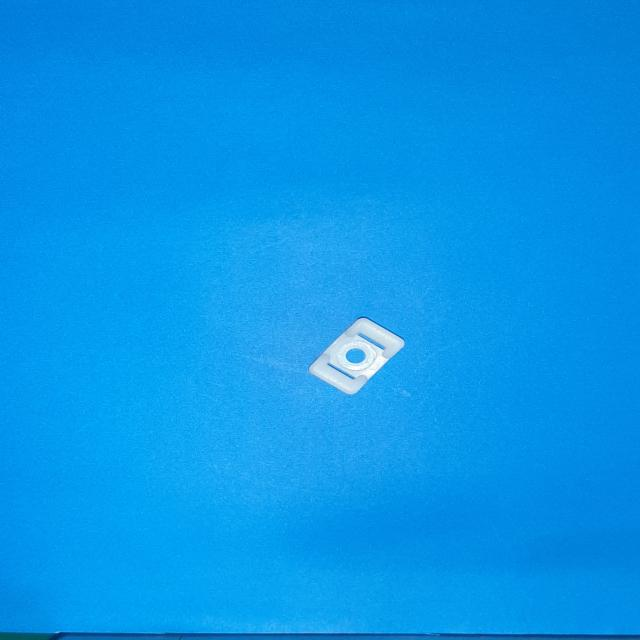
#> input picture nhandienvat-main1201/nhandienvat-main/test/dataset_specialItems/train/images/20230922_154821_jpg.rf.a42c5a9c92cd44eab2b221cae3f1cd31.jpg, 640 x 640 px, found by its file name
$ python changBackground.py
#> lines starting #> are read from the running program, lines starting #| are printed output that depends on the picture

import cv2
import numpy as np

# Đọc ảnh ban đầu
image =  cv2.imread(r"E:\My_Code\NhanDienvat\detectByYolov8\dataset_specialItems\train\images\20230922_154821_jpg.rf.a42c5a9c92cd44eab2b221cae3f1cd31.jpg")
#> image is the input picture: shape (640, 640, 3); mean B, G, R 232.8, 149.7, 8.5


# # Áp dụng bộ lọc Gaussian
# ksize = (5, 5)  # Kích thước của kernel (cỡ của vùng làm mịn)
# sigma = 0       # Độ lớn của Gaussian kernel

# # Sử dụng hàm cv2.GaussianBlur để làm mịn ảnh
# smoothed_image = cv2.GaussianBlur(image, ksize, sigma)


# # Kích thước kernel cho bộ lọc Average (chọn kích thước lớn hơn để làm mờ mạnh hơn)
# kernel_size = (3, 3)

# # Sử dụng hàm cv2.blur để làm mờ ảnh với bộ lọc trung bình
# blurred_image = cv2.blur(smoothed_image, kernel_size)

# # Tăng cường độ tương phản (có thể điều chỉnh giá trị alpha để tăng hoặc giảm độ tương phản)
# alpha = -2.0  # Tăng độ tương phản

# # Sử dụng hàm cv2.convertScaleAbs để tăng cường độ tương phản
# enhanced_image = cv2.convertScaleAbs(image, alpha=alpha, beta=0)


# Giảm độ sáng của ảnh (có thể điều chỉnh giá trị beta để giảm hoặc tăng độ sáng)
beta = -50  # Giảm độ sáng

# Sử dụng hàm cv2.convertScaleAbs để giảm độ sáng của ảnh
darkened_image = cv2.convertScaleAbs(image, alpha=1, beta=beta)
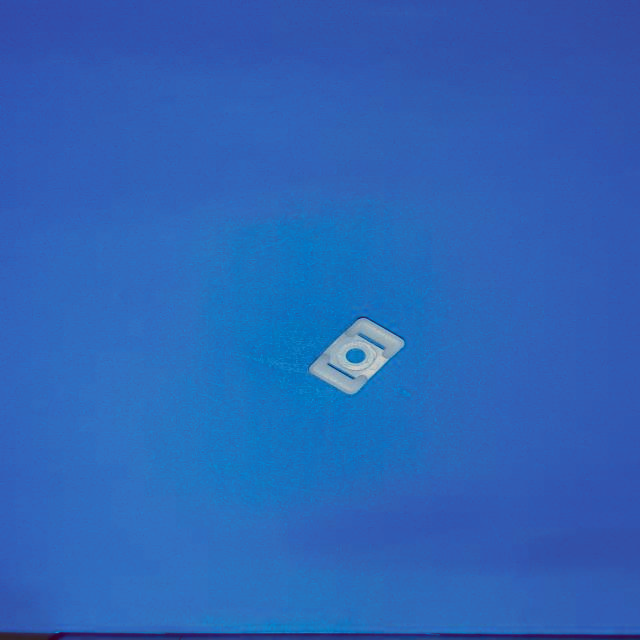
#> darkened_image: shape (640, 640, 3); mean B, G, R 182.8, 99.7, 44.2

# [10 lines of commented-out code are left out]

cv2.imwrite("darkened_image.jpg",darkened_image)
# # Hiển thị ảnh gốc và ảnh đã tăng cường độ tương phản
# cv2.imshow('Original Image', image)
# cv2.imshow('Enhanced Image', enhanced_image)


# Hiển thị ảnh gốc và ảnh đã giảm độ sáng
cv2.imshow('Original Image', image)
cv2.imshow('Darkened Image', darkened_image)


# Đợi bất kỳ phím nào được nhấn và sau đó đóng cửa sổ hiển thị
cv2.waitKey(0)
cv2.destroyAllWindows()


# [27 lines of commented-out code are left out]
